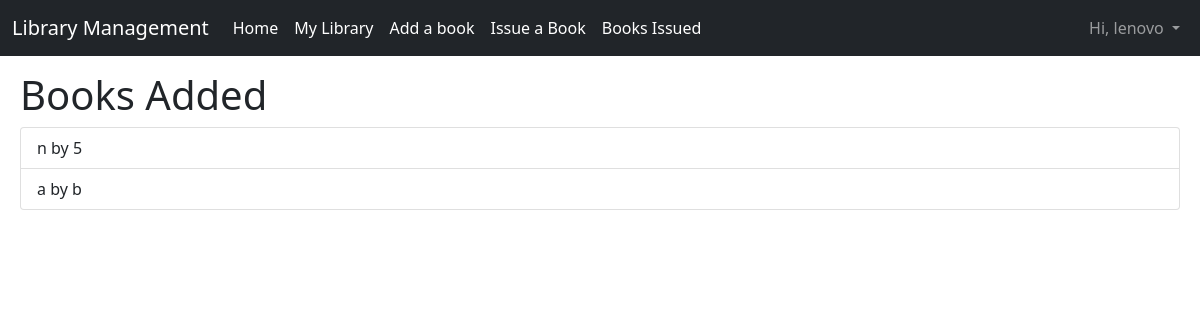
Before: /library/ (signed in) with the older database file.
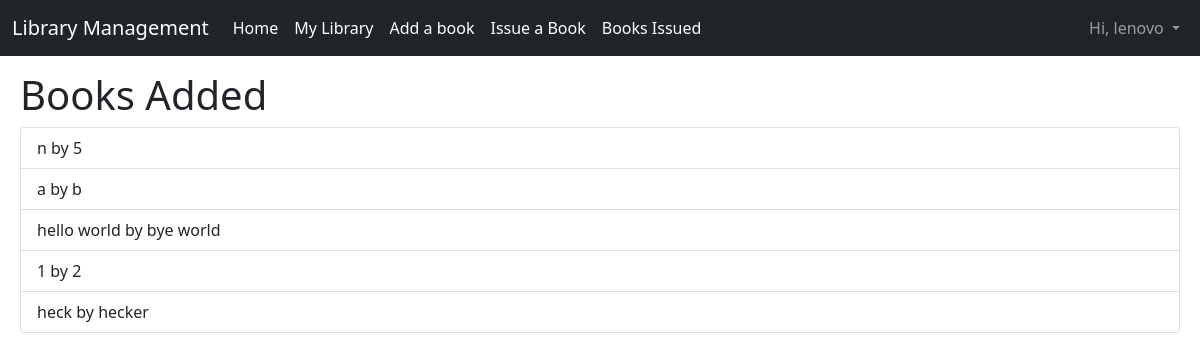
After: the same page with the newer database file.
### main/models.py (models this page shows, shortened)
class Book(models.Model):
    title = models.CharField(max_length=350)
    author = models.CharField(max_length=300)
    description = models.TextField(max_length=5000, null=True, blank=True)
    issued = models.BooleanField(default=False)

### main/views.py (the view)
# urls.py: path("library/", views.library, name="library"),
@login_required(login_url='login')
def library(request):
    data['books'] = Book.objects.all()
    return render(request, 'library.html', data)

### templates/library.html
{% extends "layout.html" %}
{% block body %}
<h1>Books Added</h1>
    <div class="list-group">
    {% if books %}
        {% for book in books %}
            <a href="/book/{{ book.id }}" class="list-group-item list-group-item-action" >{{ book.title }} by {{ book.author }}</a>
        {% endfor %}
    </div>
    {% else %}
    <br>
    <h5>Woops! There aren't any books here, <a href="/add-book" style="text-decoration: none">click here</a> to add one</h5>
    {% endif %}
{% endblock body %}

### templates/layout.html (shortened to what this page needs)
{% load static %}
<!DOCTYPE html>
<html lang="en">
<head>
    <link href="https://cdn.jsdelivr.net/npm/bootstrap@5.1.1/dist/css/bootstrap.min.css" rel="stylesheet">
    <link rel="stylesheet" href="{% static 'styles.css' %}">
    <link rel="stylesheet" href="https://unpkg.com/@trevoreyre/autocomplete-js/dist/style.css"/>
</head>
<body>
    <nav class="navbar navbar-expand-lg navbar-dark bg-dark sticky-top">
        <div class="container-fluid">
          <a class="navbar-brand" href="">Library Management</a>
          <div class="collapse navbar-collapse" id="navbarSupportedContent">
            <ul class="navbar-nav me-auto mb-2 mb-lg-0">
              <li class="nav-item">
                <a class="nav-link active" aria-current="page" href="/">Home</a>
              </li>
              <li class="nav-item">
                <a class="nav-link active" aria-current="page" href="/library">My Library</a>
              </li>
              <li class="nav-item">
                <a class="nav-link active" aria-current="page" href="/add-book">Add a book</a>
              </li>
              <li class="nav-item">
                <a class="nav-link active" aria-current="page" href="/issue-book">Issue a Book</a>
              </li>
              <li class="nav-item">
                <a class="nav-link active" aria-current="page" href="/books-issued">Books Issued</a>
              </li>
              </ul>
              <ul class="navbar-nav ms-auto">
                {% if user.is_authenticated %}
                <li class="nav-item dropdown">
                  <a class="nav-link dropdown-toggle" href="#" id="navbarDarkDropdownMenuLink" role="button" data-bs-toggle="dropdown" aria-expanded="false">
                    Hi, {{ request.user }}
                  </a>
                </li>
                {% endif %}
              </ul>
          </div>
        </div>
      </nav>
    <div class="content">
        {% block body %}{% endblock body %}
    </div>
</body>
</html>

### static/styles.css (style rules this page uses)
.content { margin: 15px 20px; }

Changed rows visible on the page:
added Book: title "hello world", author "bye world"
added Book: title "1", author "2"
added Book: title "heck", author "hecker"
